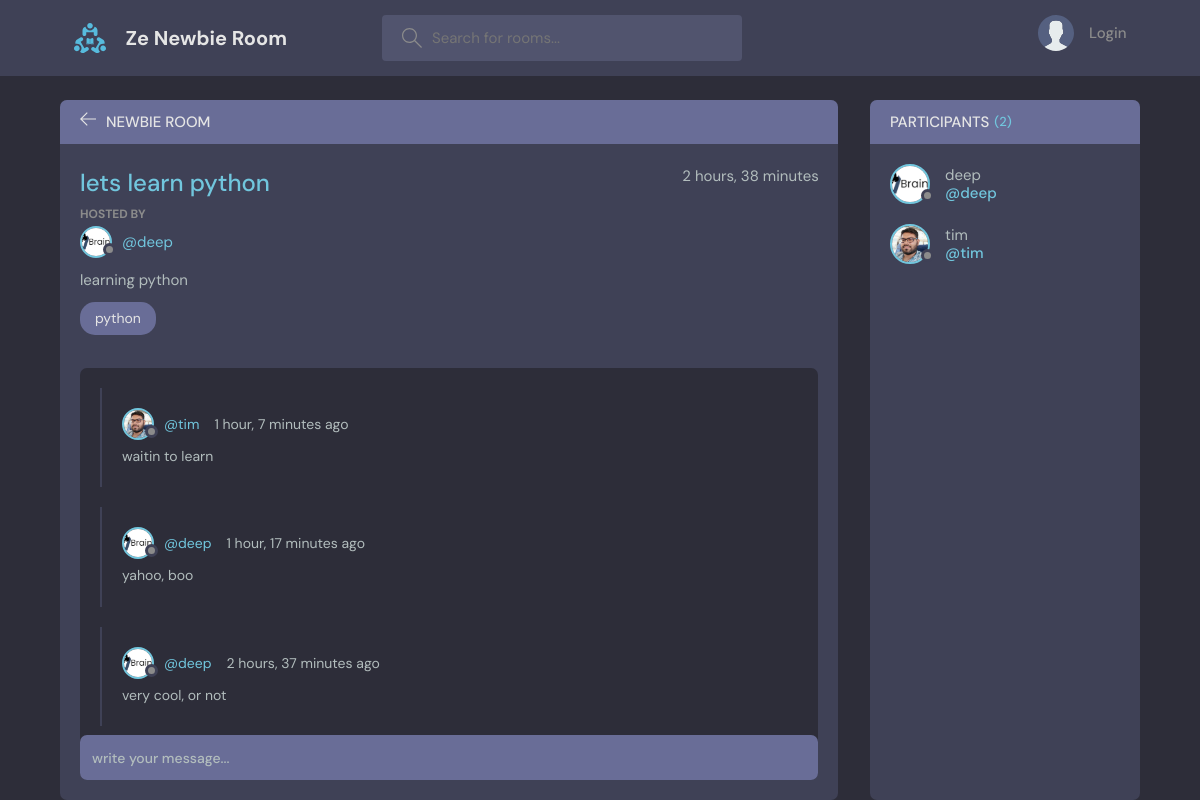
The page /room/1/ on the database its author committed.
### base/models.py (models this page shows, shortened)
class Room(models.Model): #id created by default
    host = models.ForeignKey(User, on_delete=models.SET_NULL, null = True)
    topic = models.ForeignKey(Topic, on_delete=models.SET_NULL, null = True) #Room can have only one topic
    name = models.CharField(max_length = 200)
    description = models.TextField(null = True, blank = True) #cannot be blank when set to false
    participants = models.ManyToManyField(User, related_name='participants', blank=True) #User already used in host, so related_name is used
    updated = models.DateTimeField(auto_now = True)
    created = models.DateTimeField(auto_now_add = True)
    class Meta: #order by which data is displayed
        ordering = ['-updated', '-created']

class User(AbstractUser):
    name = models.CharField(max_length=200, null=True)
    email = models.EmailField(unique=True, null = True)
    bio= models.TextField(null=True)
    avatar = models.ImageField(null=True, default="avatar.svg")
    USERNAME_FIELD = 'email'
    REQUIRED_FIELDS = []

class Topic(models.Model):
    name = models.CharField(max_length=200)
    def __str__(self):
        return self.name

class Message(models.Model):
    user = models.ForeignKey(User, on_delete=models.CASCADE)
    room = models.ForeignKey(Room, on_delete=models.CASCADE) #SET_NULL to preserve room on parent deletion
    body = models.TextField() #put empty to force entry data
    updated = models.DateTimeField(auto_now = True)
    created = models.DateTimeField(auto_now_add = True)
    class Meta: #order by which data is displayed
        ordering = ['-updated', '-created']

### base/views.py (the view, shortened to what this page needs)
# urls.py: path('room/<str:pk>', views.getRoom),
def room(request, pk):
    room = Room.objects.get(id=pk)
    room_messages = room.message_set.all().order_by('-created') #from Message in models, small here #many-to-one=> _set.all()
    participants = room.participants.all()#many-many= .all()
    context = {'room': room, 'room_messages': room_messages,
                'participants': participants}
    return render(request, 'base/room.html', context)

### base/templates/base/room.html (shortened to what this page needs)
{% extends 'main.html' %}
{% block content %}
    <main class="profile-page layout layout--2">
      <div class="container">
        <div class="room">
          <div class="room__top">
            <div class="room__topLeft">
              <a href="{% url 'home'%}">
                <svg version="1.1" xmlns="http://www.w3.org/2000/svg" width="32" height="32" viewBox="0 0 32 32">
                  <title>arrow-left</title>
                  <path
                    d="M13.723 2.286l-13.723 13.714 13.719 13.714 1.616-1.611-10.96-10.96h27.625v-2.286h-27.625l10.965-10.965-1.616-1.607z"
                  ></path>
                </svg>
              </a>
              <h3>Newbie room</h3>
            </div>
          </div>
          <div class="room__box scroll">
            <div class="room__header scroll">
              <div class="room__info">
                <h3>{{room.name}}</h3>
                <span>{{room.created|timesince}}</span>
              </div>
              <div class="room__hosted">
                <p>Hosted By</p>
                <a href="{%url 'user-profile' room.host.id%}" class="room__author">
                  <div class="avatar avatar--small">
                    <img src="{{room.host.avatar.url}}" />
                  </div>
                  <span>@{{room.host.username}}</span>
                </a>
              </div>
              <div class="room__details">
              {{room.description}}
              </div>
              <span class="room__topics">{{room.topic}}</span>
            </div>
            <div class="room__conversation">
              <div class="threads scroll">
                {%for message in room_messages%}
                <div class="thread">
                  <div class="thread__top">
                    <div class="thread__author">
                      <a href="{%url 'user-profile' message.user.id%}" class="thread__authorInfo">
                        <div class="avatar avatar--small">
                          <img src="{{message.user.avatar.url}}" />
                        </div>
                        <span>@{{message.user.username}}</span>
                      </a>
                      <span class="thread__date">{{message.created|timesince}} ago</span>
                    </div>
                  </div>
                  <div class="thread__details">
                    {{message.body}}
                  </div>
                </div>
                {%endfor%}
              </div>
            </div>
          </div>
          <div class="room__message">
            <form method="POST" action="">
              <input type="text" name="body" placeholder="write your message..."/>
          </form>
         </div>
        </div>
        <div class="participants">
          <h3 class="participants__top">Participants <span>({{participants.count}})</span></h3>
          <div class="participants__list scroll">
            {% for user in participants %}
            <a href="{% url 'user-profile' user.id%}" class="participant">
              <div class="avatar avatar--medium">
                <img src="{{user.avatar.url}}" />
              </div>
              <p>
                {{user.username}}
                <span>@{{user.username}}</span>
              </p>
            </a>
            {%endfor%}
          </div>
        </div>
      </div>
    </main>
{% endblock content%}

### templates/main.html (shortened to what this page needs)
<!DOCTYPE html>
{%load static %}
<html lang="en">
  <head>
    <link rel="stylesheet" href="{% static 'styles/style.css'%}" />
  </head>
  <body>
    {%include 'navbar.html'%}
    {%block content%}
    {% endblock %}
  </body>
</html>

### templates/navbar.html (shortened to what this page needs)
{% load static %}
<header class="header header--loggedIn">
    <div class="container">
      <a href="{% url 'home'%}" class="header__logo">
        <img src="{% static 'images/logo.svg'%}" />
        <h1>Ze Newbie Room</h1>
      </a>
      <form class="header__search" method="GET" action="{% url 'home'%}">
        <label>
          <input name="q" placeholder="Search for rooms..." />
        </label>
      </form>
      <nav class="header__menu">
        {% if request.user.is_authenticated %}
        <div class="header__user">
          <a href="{% url 'update-user' %}">
            <div class="avatar avatar--medium active">
              <img src="{{request.user.avatar.url}}" />
            </div>
            <p>{{request.user.username}}<span>@{{request.user.username}}</span></p>
          </a>
          <button class="dropdown-button">
            <svg version="1.1" xmlns="http://www.w3.org/2000/svg" width="32" height="32" viewBox="0 0 32 32">
              <title>chevron-down</title>
              <path d="M16 21l-13-13h-3l16 16 16-16h-3l-13 13z"></path>
            </svg>
          </button>
        </div>
        {% else %}
         <a href= "{% url 'login' %}" >
          <img src="{% static 'images/avatar.svg'%}" />
          <p>Login</p>
        </a>
        {% endif %}
      </nav>
    </div>
  </header>

### rows shown on the page
Room: name "lets learn python", created "2 hours, 38 minutes", host.avatar (picture), host.username "deep", description "learning python", topic "python"
Message: user.avatar (picture), user.username "tim", created "1 hour, 7 minutes", body "waitin to learn"
Message: user.avatar (picture), user.username "deep", created "1 hour, 17 minutes", body "yahoo, boo"
Message: user.avatar (picture), user.username "deep", created "2 hours, 37 minutes", body "very cool, or not"
User: avatar (picture), username "deep"
User: avatar (picture), username "tim"

### other values the page prints
{{ participants.count }} "2"
